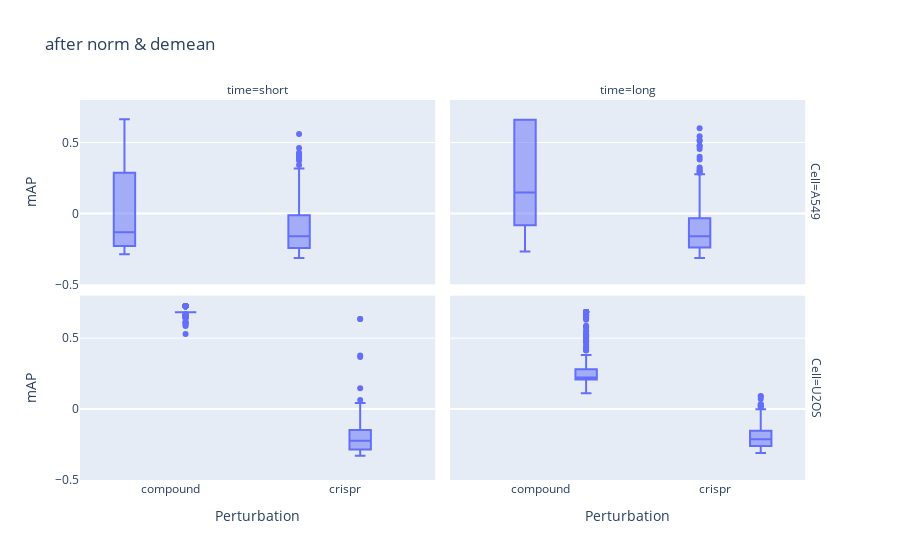

The code cell stored with this chart in its notebook:
### Code cell
y_range=[    -0.5,0.8            ]


fig = px.box(
    data_frame=replicability_map_df,
    x="Modality",
    y="mAP",
    facet_row="Cell",
    facet_col="time",
    title='after norm & demean'
)
fig.update_layout(
    yaxis_range=y_range,
    xaxis1=dict(title="Perturbation"),
    xaxis2=dict(title="Perturbation"),
    yaxis1=dict(title="mAP"),
    yaxis3=dict(title="mAP"),
)


#fig.write_image('33b.png')
fig.show()

### Figure 1 — Plotly figure (JSON) as saved in the notebook; plotly's stock layout.template omitted (floating-point values rounded to 4 significant figures; data arrays with more than 128 entries replaced by an {"elided": "..."} marker saying what was removed)
{"data": [{"alignmentgroup": "True", "hovertemplate": "Cell=A549<br>time=short<br>Modality=%{x}<br>mAP=%{y}<extra></extra>", "legendgroup": "", "marker": {"color": "#636efa"}, "name": "", "notched": false, "offsetgroup": "", "orientation": "v", "showlegend": false, "type": "box", "x": {"elided": "507 str values"}, "x0": " ", "xaxis": "x3", "y": {"elided": "507 float values"}, "y0": " ", "yaxis": "y3"}, {"alignmentgroup": "True", "hovertemplate": "Cell=A549<br>time=long<br>Modality=%{x}<br>mAP=%{y}<extra></extra>", "legendgroup": "", "marker": {"color": "#636efa"}, "name": "", "notched": false, "offsetgroup": "", "orientation": "v", "showlegend": false, "type": "box", "x": {"elided": "507 str values"}, "x0": " ", "xaxis": "x4", "y": {"elided": "507 float values"}, "y0": " ", "yaxis": "y4"}, {"alignmentgroup": "True", "hovertemplate": "Cell=U2OS<br>time=short<br>Modality=%{x}<br>mAP=%{y}<extra></extra>", "legendgroup": "", "marker": {"color": "#636efa"}, "name": "", "notched": false, "offsetgroup": "", "orientation": "v", "showlegend": false, "type": "box", "x": {"elided": "507 str values"}, "x0": " ", "xaxis": "x", "y": {"elided": "507 float values"}, "y0": " ", "yaxis": "y"}, {"alignmentgroup": "True", "hovertemplate": "Cell=U2OS<br>time=long<br>Modality=%{x}<br>mAP=%{y}<extra></extra>", "legendgroup": "", "marker": {"color": "#636efa"}, "name": "", "notched": false, "offsetgroup": "", "orientation": "v", "showlegend": false, "type": "box", "x": {"elided": "507 str values"}, "x0": " ", "xaxis": "x2", "y": {"elided": "507 float values"}, "y0": " ", "yaxis": "y2"}], "layout": {"annotations": [{"font": {}, "showarrow": false, "text": "time=short", "x": 0.24, "xanchor": "center", "xref": "paper", "y": 1, "yanchor": "bottom", "yref": "paper"}, {"font": {}, "showarrow": false, "text": "time=long", "x": 0.74, "xanchor": "center", "xref": "paper", "y": 1, "yanchor": "bottom", "yref": "paper"}, {"font": {}, "showarrow": false, "text": "Cell=U2OS", "textangle": 90, "x": 0.98, "xanchor": "left", "xref": "paper", "y": 0.2425, "yanchor": "middle", "yref": "paper"}, {"font": {}, "showarrow": false, "text": "Cell=A549", "textangle": 90, "x": 0.98, "xanchor": "left", "xref": "paper", "y": 0.7575, "yanchor": "middle", "yref": "paper"}], "boxmode": "group", "legend": {"tracegroupgap": 0}, "title": {"text": "after norm & demean"}, "xaxis": {"anchor": "y", "domain": [0, 0.48], "title": {"text": "Perturbation"}}, "xaxis2": {"anchor": "y2", "domain": [0.5, 0.98], "matches": "x", "title": {"text": "Perturbation"}}, "xaxis3": {"anchor": "y3", "domain": [0, 0.48], "matches": "x", "showticklabels": false}, "xaxis4": {"anchor": "y4", "domain": [0.5, 0.98], "matches": "x", "showticklabels": false}, "yaxis": {"anchor": "x", "domain": [0, 0.485], "range": [-0.5, 0.8], "title": {"text": "mAP"}}, "yaxis2": {"anchor": "x2", "domain": [0, 0.485], "matches": "y", "showticklabels": false}, "yaxis3": {"anchor": "x3", "domain": [0.515, 1], "matches": "y", "title": {"text": "mAP"}}, "yaxis4": {"anchor": "x4", "domain": [0.515, 1], "matches": "y", "showticklabels": false}}}
